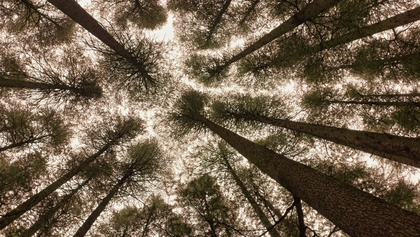
%> input picture Basic of image processing/abcd.jpg, 420 x 237 px, shrunk from 4160 x 2346 before the run
$ octave basic_of_image_processing.m   (GNU Octave 9; MATLAB toolbox functions it lacks are replaced by stand-ins)
%> lines starting %> are read from the running program, lines starting %| are printed output that depends on the picture; in (x1, y1, x2, y2) boxes, pixels count from 0 and x2, y2 are one past the last pixel; in counts of white or black regions, pixels touching at a corner belong together; the program's own positions count from 1
clc;
close all;
clear all;

A = zeros(8,8);

for ii = 1:8
    for jj = 1:8
        A(ii,jj) = randi([0,255]);
    end
end
I = imread("abcd.jpg");
%> I is the input picture: size 237x420x3 uint8; mean R, G, B 112.4, 96.8, 77.1
figure
imshow(I);
Ig = rgb2gray(I);
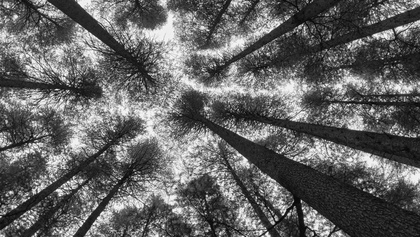
%> Ig: size 237x420 uint8; min 4, max 252, mean 99.2
figure
imshow(Ig);

Ired = I;
Ired(:,:,2) = 0;
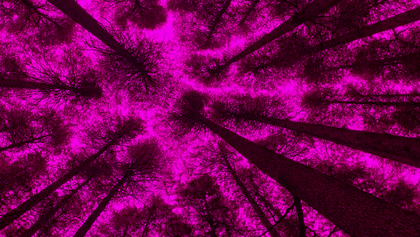
%> Ired: size 237x420x3 uint8; mean R, G, B 112.4, 0, 77.1
Ired(:,:,3) = 0;
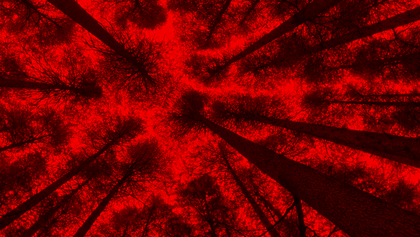
%> Ired: size 237x420x3 uint8; mean R, G, B 112.4, 0, 0
figure
imshow(Ired);

Ibw = Ig>120;
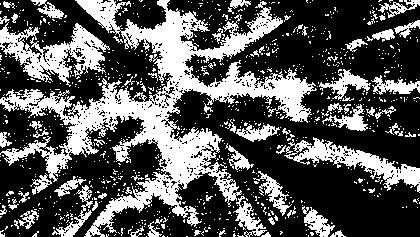
%> Ibw: size 237x420 logical; 33.9% white; 960 white regions (884 under 20 px), largest, box (x1, y1, x2, y2) and area: (0, 0, 317, 237) 18837, (0, 22, 110, 87) 2847, (284, 137, 420, 193) 2154
figure
imshow(Ibw);

Ieq = histeq(Ig);
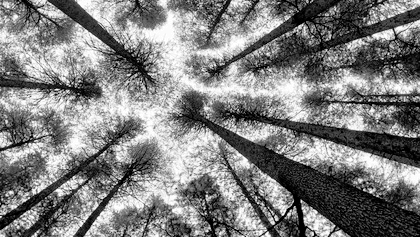
%> Ieq: size 237x420 uint8; min 0, max 255, mean 126.3
figure
imshow(Ieq);
